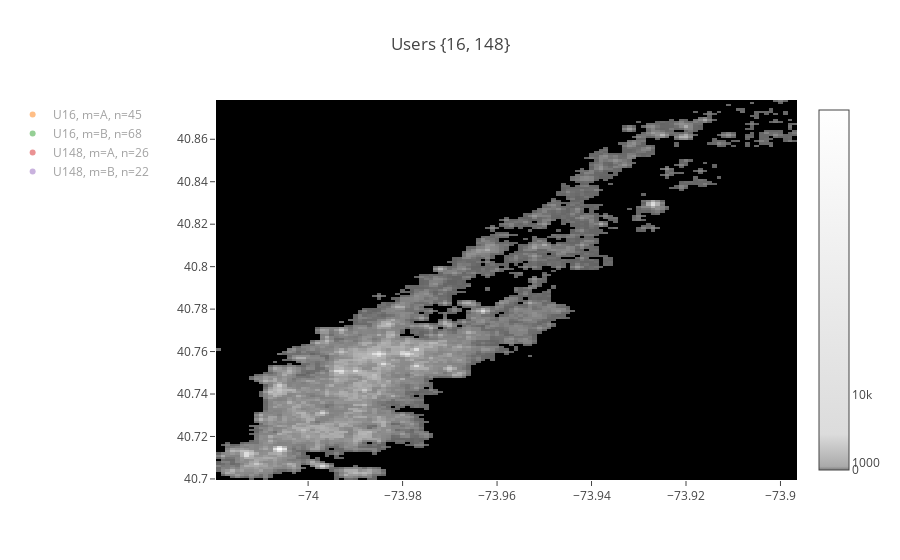

Notebook source saved alongside this figure:
### Code cell
u1 = 16
u2 = 148

print(diff['cmp_emd'].loc[(diff.a == u1) & (diff.b == u2)])
print(diff['obs_emd'].loc[(diff.a == u1) & (diff.b == u2)])

plot_scatter(mpp=mpp, df=pop_deduped, uid=u1, uidB=u2)
